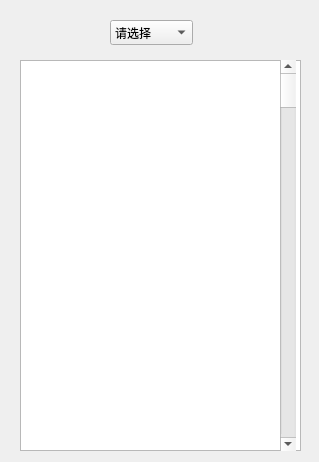
<?xml version="1.0" encoding="UTF-8"?>
<ui version="4.0">
 <class>rankList</class>
 <widget class="QWidget" name="rankList">
  <property name="geometry">
   <rect>
    <x>0</x>
    <y>0</y>
    <width>319</width>
    <height>462</height>
   </rect>
  </property>
  <property name="windowTitle">
   <string>Form</string>
  </property>
  <widget class="QTextBrowser" name="textBrowser">
   <property name="geometry">
    <rect>
     <x>20</x>
     <y>60</y>
     <width>281</width>
     <height>391</height>
    </rect>
   </property>
  </widget>
  <widget class="QScrollBar" name="verticalScrollBar">
   <property name="geometry">
    <rect>
     <x>280</x>
     <y>60</y>
     <width>16</width>
     <height>391</height>
    </rect>
   </property>
   <property name="orientation">
    <enum>Qt::Orientation::Vertical</enum>
   </property>
  </widget>
  <widget class="QComboBox" name="comboBox">
   <property name="geometry">
    <rect>
     <x>110</x>
     <y>20</y>
     <width>83</width>
     <height>25</height>
    </rect>
   </property>
   <item>
    <property name="text">
     <string>请选择</string>
    </property>
   </item>
   <item>
    <property name="text">
     <string>做题数</string>
    </property>
   </item>
   <item>
    <property name="text">
     <string>正确数</string>
    </property>
   </item>
   <item>
    <property name="text">
     <string>准确率</string>
    </property>
   </item>
   <item>
    <property name="text">
     <string>段位</string>
    </property>
   </item>
  </widget>
 </widget>
 <resources/>
 <connections/>
</ui>
